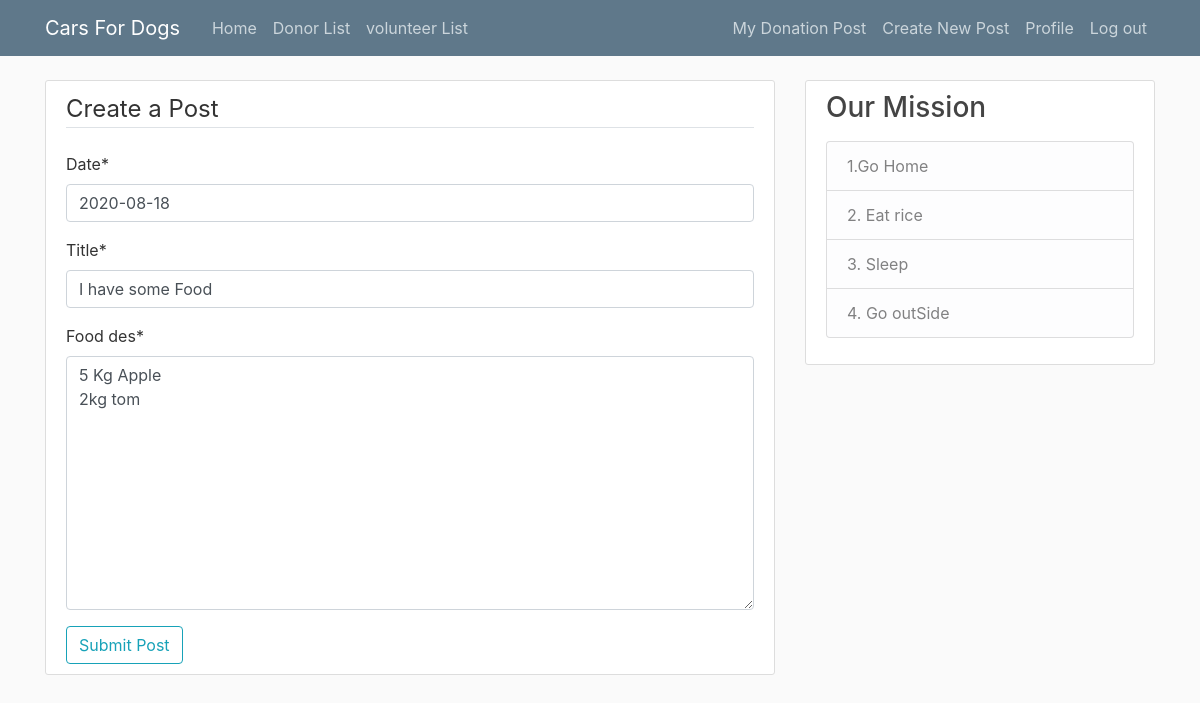
/post/3/update (signed in), run on the app's committed database.
### food_doner/models.py (models this page shows, shortened)
class Doner_Post(models.Model):
    date = models.DateField()
    title = models.CharField(max_length = 100)
    food_des = models.TextField()
    date_posted = models.DateTimeField (default = timezone.now)
    username = models.ForeignKey(User, on_delete=models.CASCADE)
    status = models.IntegerField(default = 1)

### food_doner/views.py (the view, shortened to what this page needs)
# urls.py: path('post/<int:pk>/update', PostUpdateView.as_view(), name='update'),
class PostUpdateView(LoginRequiredMixin, UserPassesTestMixin,UpdateView):
    model = Doner_Post
    fields = ['date','title','food_des']
    template_name = 'food_doner/post_form.html'
    def test_func(self):
        post = self.get_object()
        if self.request.user == post.username:
            return True
        return False

### food_doner/templates/food_doner/post_form.html (shortened to what this page needs)
{% extends "food_doner/base.html" %}
{% load crispy_forms_tags %}
{% block content %}
    <div class="content-section">
        <form method="post">
            <fieldset class="from-group">
                <legend class="border-bottom mb-4">Create a Post</legend>
                {{ form | crispy }}
            </fieldset>
            <div class="from-group">
                <button class="btn btn-outline-info" type="submit">Submit Post</button>
            </div>
        </form>
    </div>
{% endblock content %}

### food_doner/static/food_doner/main.css (style rules this page uses)
body { background: #fafafa; color: #333333; margin-top: 5rem; }
.content-section { background: #ffffff; padding: 10px 20px; border: 1px solid #dddddd; border-radius: 3px; margin-bottom: 20px; }

### data on the page
Doner_Post: date "2020-08-18", title "I have some Food", food_des "5 Kg Apple 2kg tom"
